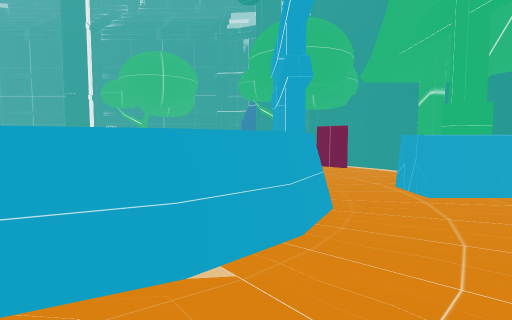
[1] (above)

20 first-person views from a walk through a 3-D level made in the Unity game engine. The camera is 1.4 m above the floor, tilts 4° down and sees 80° across. The floor is counted in squares, 1 m on a side. Each view is taken from the middle of a square. On the plan, view 1 faces up. The plan holds only what a view shows up to about 14 squares ahead; the rest is blank. The place goes on beyond the plan. The player character is not drawn.

[2]
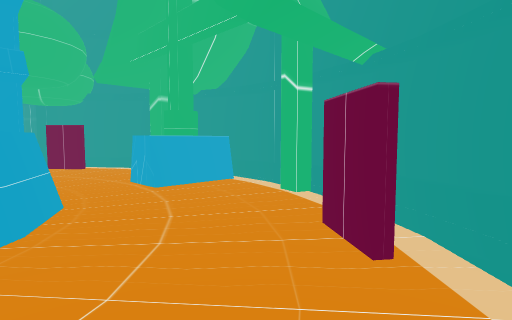

[3]
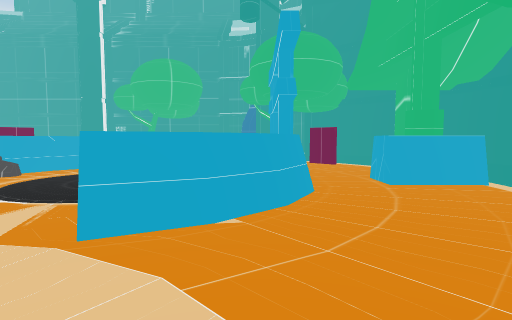

[4]
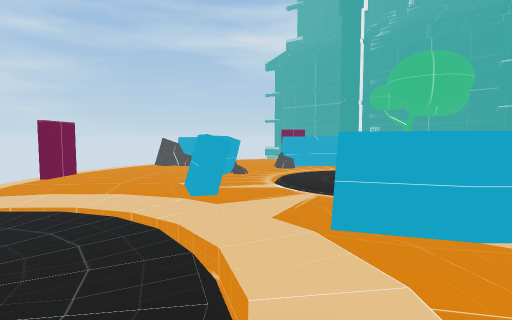

[5]
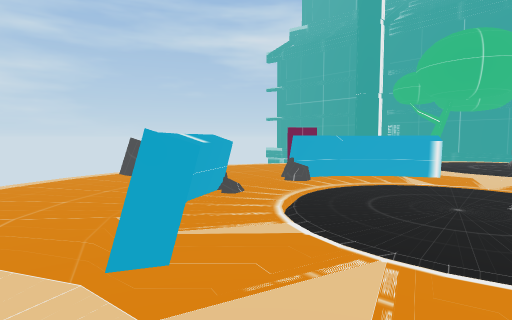

[6]
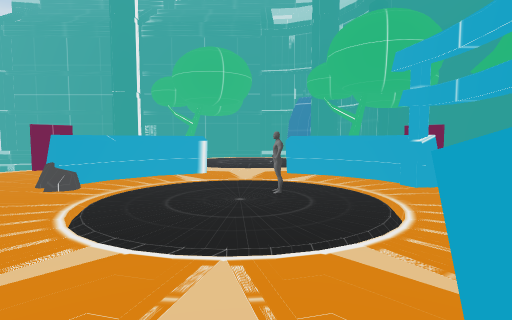

[7]
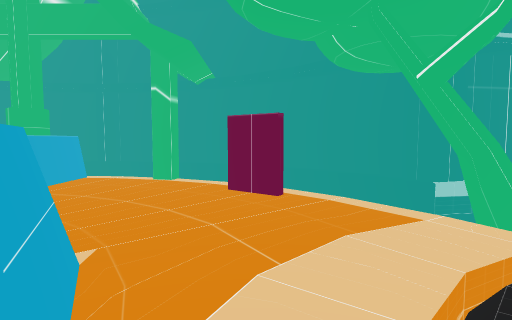

[8]
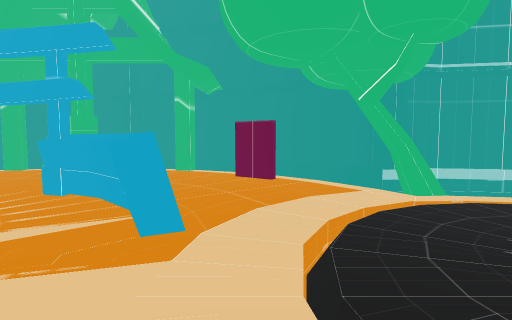

[9]
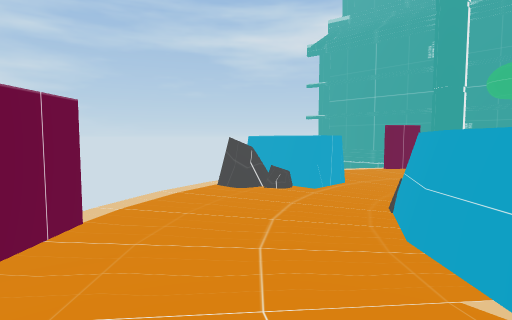

[10]
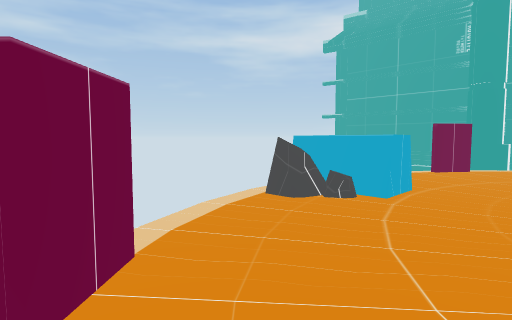

[11]
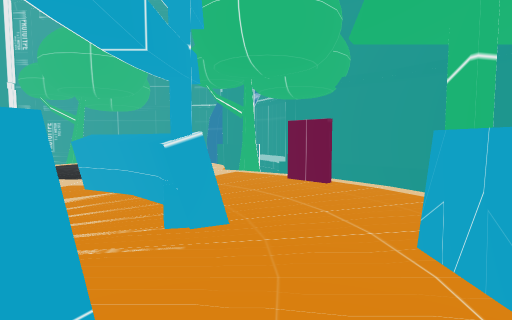

[12]
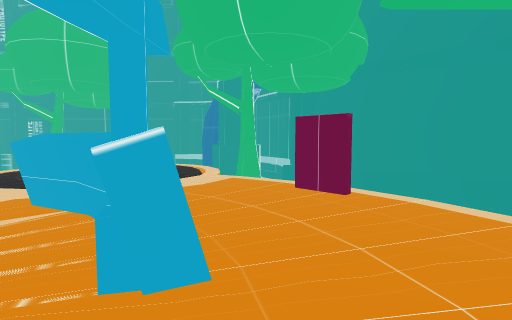

[13]
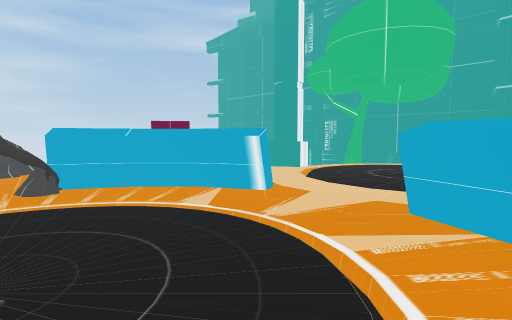

[14]
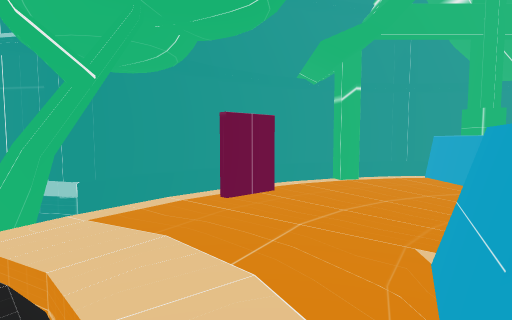

[15]
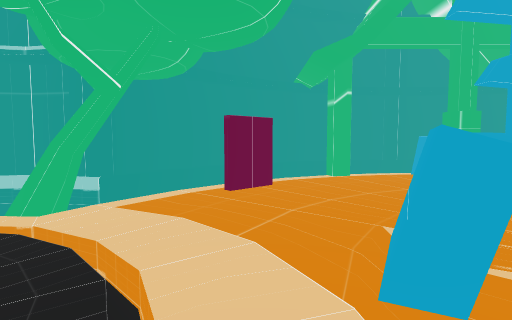

[16]
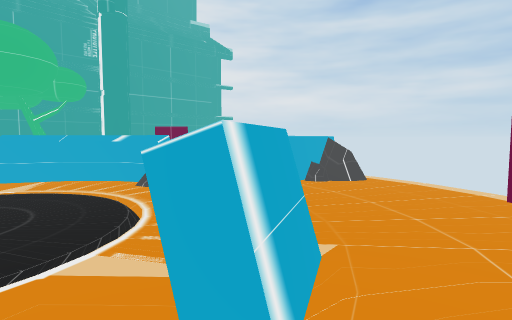

[17]
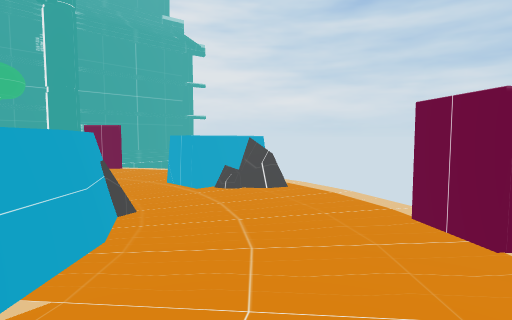

[18]
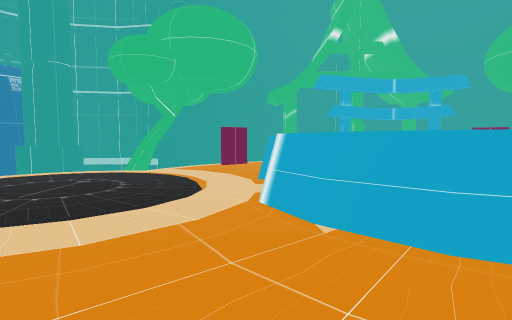

[19]
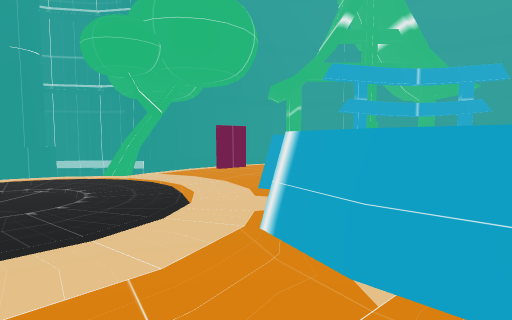

[20]
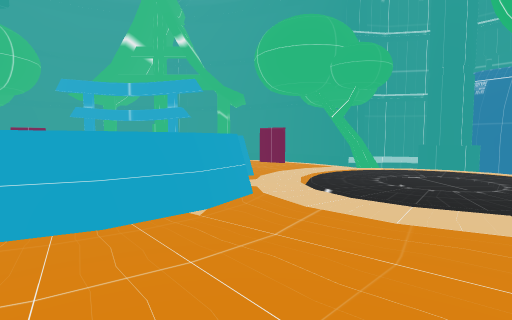

### Floor plan
Key: @ floor where view 1 was taken; # wall or solid block; x gap in a wall; . main floor; - floor 0.25 m lower than the main floor; / step, stairs or slope; = window, fence, low wall or low ledge; ^ raised ledge; v drop or lower ground; R rock; O other object.
Columns run from 16 left of view 1 to 10 right of it. Each row starts with its distance up from view 1.
 21        v           v#
 20        v.........v v#
 19        v.....-...v#v#v#
 18       ../.........vvvv##
 17     v ..//..........v v##
 16    v.....//.........#  v#
 15    #................#v v##
 14  v#...................v v##
 13  v......#^^...^#.......v v#
 12 v......^^#.....^#......x v#
 11 v.....#^#.//... # .....v  #
 10 vRR...R^./..../.##......  #
  9 vRR#..R=......./....###x  v
  8 ^^^^.........#./....^##^  v
  7 vRR#.........../....###x  v
  6 vR....OR./..../.##......  #
  5 v.....#^..//....^#.....v  #
  4 v......###.....##......x v#
  3  v......##^...^#.......  v#
  2  v....................v v##
  1   v#................#v v##
  0    x.....//.....@...vvvv#
 -1     v...//..........v v##
 -2       ../.........v vv##
 -3         .....-...v#v#v#
 -4          ........v v#
 -5                    v#

Where each view was taken, in squares from view 1:
view 1: 0 up, 0 right, facing up
view 2: 1 down, 0 right, facing up-right
view 3: 2 down, 0 right, facing up
view 4: 2 down, 0 right, facing up-left
view 5: 1 up, 3 left, facing up-left
view 6: 1 up, 4 left, facing up
view 7: 1 up, 4 left, facing right
view 8: 1 up, 7 left, facing right
view 9: 0 up, 8 left, facing up-left
view 10: 0 up, 10 left, facing up-left
view 11: 5 up, 2 right, facing up
view 12: 7 up, 2 right, facing up
view 13: 8 up, 1 left, facing up-left
view 14: 15 up, 4 left, facing right
view 15: 15 up, 5 left, facing right
view 16: 15 up, 5 left, facing down-left
view 17: 16 up, 8 left, facing down-left
view 18: 14 up, 13 left, facing right
view 19: 14 up, 11 left, facing right
view 20: 2 up, 14 left, facing right
